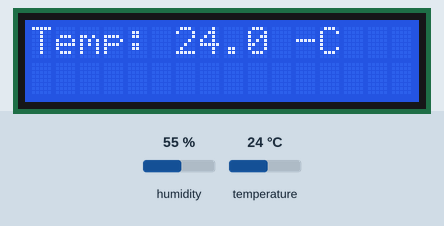
Recording of a program running on a simulated ESP32 board running MicroPython. On the bench: 16×2 character LCD. The test bench sets the inputs (shaded band); at power-on: temperature 24 °C, humidity 55 %. Library files of the repository ran but are not shown: machine_i2c_lcd.py.

Above: at 1.2 s.
1.3 s: temperature set to 12 °C
At 4.5 s:
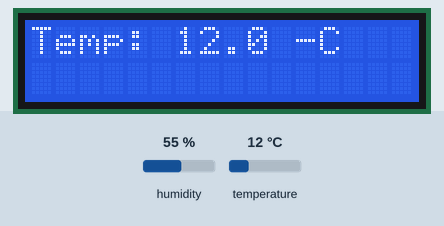
7.7 s: temperature set to 19 °C
At 9.7 s:
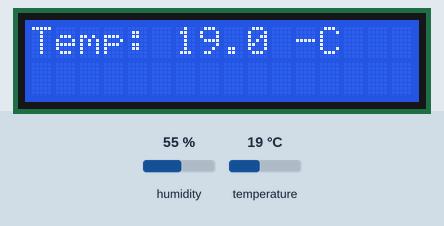
11.1 s: temperature set to 28 °C
At 14.9 s:
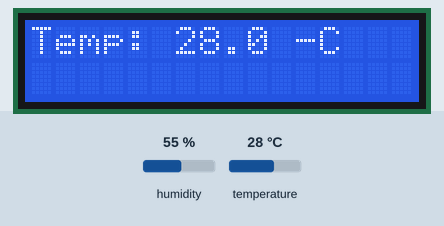
Timing chart, 0 to 16.4 s (numbered marks = the images above; inputs shaded):
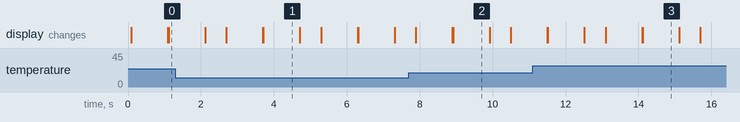

The program:

lcd_test2.py
```python
from machine import Pin, I2C, ADC
from time import sleep, sleep_ms
from machine_i2c_lcd import I2cLcd
import dht

sensor = dht.DHT22(Pin(12))
i2c = I2C(0, scl=Pin(22), sda=Pin(21), freq=400000)

addr = i2c.scan()[0]
lcd = I2cLcd(i2c, addr, 2, 16)

while True:
    sensor.measure()
    temp = sensor.temperature()
    hum = sensor.humidity()
    temp_f = temp * (9/5) + 32.0
    lcd.putstr("Welcome To Weather Station..\n")
    sleep(1)
    lcd.clear()
    lcd.putstr(f"Temp: {temp} °C")
    sleep(1)
    lcd.clear()
    lcd.putstr(f"Humidity: {hum} %")
    lcd.clear()
    sleep(0.5)
```

Measured:
- what the display in image 1 shows lasts 1.0 s, from 3.7 s to 4.7 s
